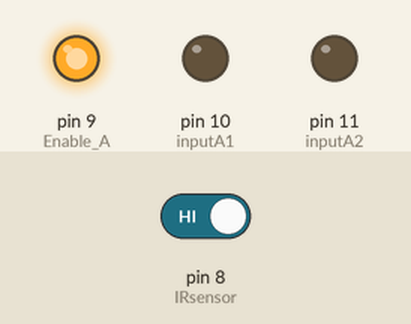
Simulated run of this sketch. Board: Arduino Uno, built with avr-gcc and run on an emulated ATmega328P. Shown: output pins drawn as LEDs (lit = HIGH). Inputs (shaded band) come from the test bench; at power-on: pin 8 (IRsensor) HIGH.

Above: at 1.2 s.
1.3 s: pin 8 (IRsensor) driven LOW
At 2.1 s:
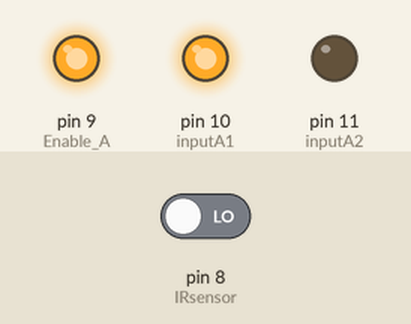
Timing chart, 0 to 9.8 s (numbered marks = the images above; inputs shaded):
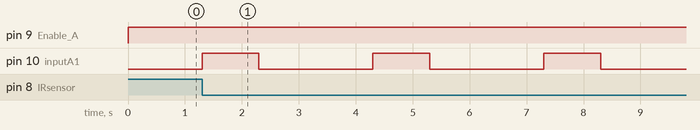

The sketch:

AutomaticLiquidSoapDispenser.ino
```cpp
const int IRsensor = 8;
const int Enable_A = 9;
const int inputA1 = 10;
const int inputA2 = 11;

void setup() {
  pinMode(IRsensor, INPUT);
  pinMode(Enable_A, OUTPUT);
  pinMode(inputA1, OUTPUT);
  pinMode(inputA2, OUTPUT);
}

void loop() {
  int IRvalue = digitalRead(IRsensor);
  digitalWrite(Enable_A, HIGH);
  if (IRvalue == 0) {
    digitalWrite(inputA1, HIGH);
    digitalWrite(inputA2, LOW);
    delay(1000);
    digitalWrite(inputA1, LOW);
    digitalWrite(inputA2, LOW);
    delay(2000);
  } else {
    digitalWrite(inputA1, LOW);
    digitalWrite(inputA2, LOW);
  }
}
```

Measured:
- after the input at 1.3 s, pin 10 (inputA1): alternates HIGH for 1.0 s and LOW for 2.0 s, starting at once
